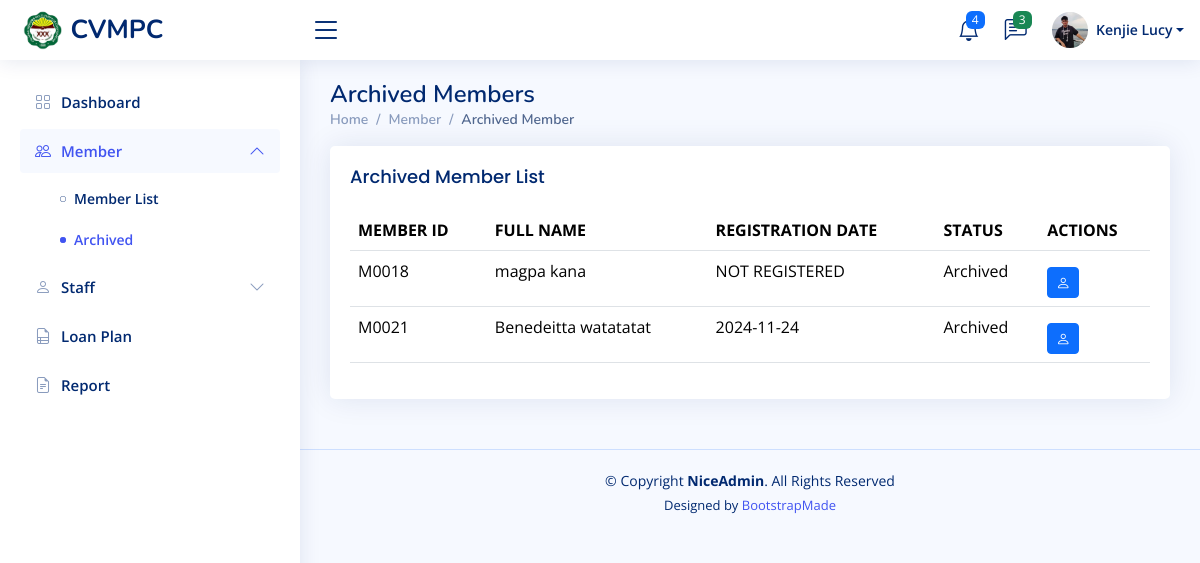
Screenshot of /admin/member-archived.php (signed in) with the database file from the repository.
### tables this page shows
CREATE TABLE `member` (
  `member_id` int(11) NOT NULL,
  `uc_id` int(11) NOT NULL,
  `first_name` varchar(45) DEFAULT NULL,
  `middle_name` varchar(45) DEFAULT NULL,
  `last_name` varchar(45) DEFAULT NULL,
  `phone_number` varchar(45) DEFAULT NULL,
  `date_of_birth` date DEFAULT NULL,
  `registration_date` date DEFAULT NULL,
  `is_active` tinyint(1) DEFAULT NULL,
  `status` enum('Active','Inactive','Deactivated','Archived') NOT NULL,
  `line_of_business` varchar(45) DEFAULT NULL,
  `about_me` varchar(255) DEFAULT NULL
);

### admin/member-archived.php (the view, shortened to what this page needs)
<!DOCTYPE html>
<html lang="en">
<?php require '../includes/head.php' ?>
<body>
    <?php require '../includes/header.php' ?>
    <?php require '../includes/navbar.php' ?>
    <main id="main" class="main">
        <div class="pagetitle">
            <h1>Archived Members</h1>
            <nav>
                <ol class="breadcrumb">
                    <li class="breadcrumb-item"><a href="index.html">Home</a></li>
                    <li class="breadcrumb-item">Member</li>
                    <li class="breadcrumb-item active">Archived Member</li>
                </ol>
            </nav>
        </div>
        <section class="section">
            <div class="row">
                <div class="col-lg-12">
                    <div class="card">
                        <div class="card-body">
                            <h5 class="card-title" style="display: inline-block; margin-right: 10px;">Archived Member List</h5>
                            <table class="table datatable">
                                <thead>
                                    <tr>
                                        <th>
                                            MEMBER ID
                                        </th>
                                        <th>FULL NAME</th>
                                        <th data-type="date" data-format="YYYY/DD/MM">REGISTRATION DATE</th>
                                        <th>STATUS</th>
                                        <th>ACTIONS</th>
                                    </tr>
                                </thead>
                                <?php
                                $sql = "SELECT
                                            CONCAT('M', LPAD(member_id, 4, '0')) AS memberID,
                                            member_id,
                                            CONCAT(first_name, ' ', last_name) AS fullname,
                                            registration_date,
                                            status,
                                            line_of_business
                                        FROM
                                            member
                                         WHERE
                                           status = 'Archived'
                                            ;";
                                $users = $pdo->query($sql);
                                ?>
                                <tbody>
                                    <?php foreach ($users as $user): ?>
                                        <tr>
                                            <td><?= $user['memberID'] ?></td>
                                            <td><?= $user['fullname'] ?></td>
                                            <td><?= !empty($user['registration_date']) ? $user['registration_date'] : 'NOT REGISTERED' ?></td>
                                            <td><?= $user['status'] ?></td>
                                            <td>
                                                <div class="pt-2">
                                                    <a href="member-profile.php?member_id=<?= $user['member_id']; ?>" class="btn btn-primary btn-sm" title="View member's Profile"><i class="bi bi-person"></i></a>
                                                </div>
                                            </td>
                                        </tr>
                                    <?php endforeach;
                                    ?>
                                </tbody>
                            </table>
                        </div>
                    </div>
                </div>
            </div>
        </section>
    </main>
    <?php require '../includes/footer.php' ?>
</body>
</html>

### assets/css/style.css (style rules this page uses)
:root { scroll-behavior: smooth; }
body { font-family: "Open Sans", sans-serif; background: #f6f9ff; color: #444444; }
a { color: #4154f1; text-decoration: none; }
h1, h2, h3, h4, h5, h6 { font-family: "Nunito", sans-serif; }
#main { margin-top: 60px; padding: 20px 30px; transition: all 0.3s; }
.pagetitle { margin-bottom: 10px; }
.pagetitle h1 { font-size: 24px; margin-bottom: 0; font-weight: 600; color: #012970; }
.card { margin-bottom: 30px; border: none; border-radius: 5px; box-shadow: 0px 0 30px rgba(1, 41, 112, 0.1); }
.card-title { padding: 20px 0 15px 0; font-size: 18px; font-weight: 500; color: #012970; font-family: "Poppins", sans-serif; }
.card-body { padding: 0 20px 20px 20px; }
.breadcrumb { font-size: 14px; font-family: "Nunito", sans-serif; color: #899bbd; font-weight: 600; }
.breadcrumb a { color: #899bbd; transition: 0.3s; }
.breadcrumb .breadcrumb-item::before { color: #899bbd; }
.breadcrumb .active { color: #51678f; font-weight: 600; }
@media (min-width: 1200px) { #main, #footer { margin-left: 300px; } }

### rows the page displays
member: memberID "M0018", fullname "magpa kana", shows "NOT REGISTERED", status "Archived"
member: memberID "M0021", fullname "Benedeitta watatatat", registration_date "2024-11-24", status "Archived"

### other values shown
$header_formatted_name "Kenjie Lucy"
